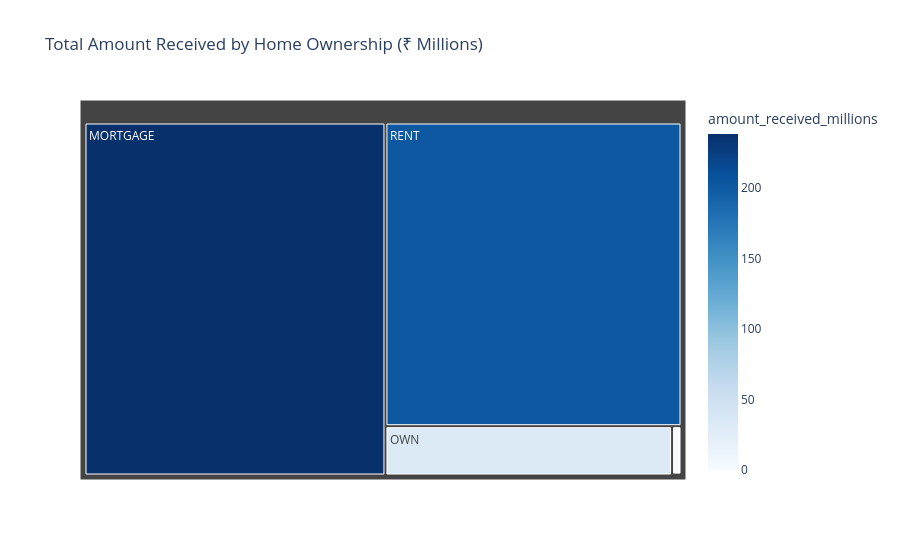

The notebook cell this image was saved under:
### Markdown cell above
### Home Ownership by Total Amount Received

### Code cell
home_amount_received = df.groupby('home_ownership')['total_payment'].sum().reset_index()
home_amount_received['amount_received_millions'] = home_amount_received['total_payment'] / 1000000

fig = px.treemap(
    home_amount_received,
    path=['home_ownership'],
    values='amount_received_millions',
    color='amount_received_millions',
    color_continuous_scale='Blues',
    title='Total Amount Received by Home Ownership (₹ Millions)'
)

fig.show()

### Figure 1 — Plotly figure (JSON) as saved in the notebook; plotly's stock layout.template omitted (floating-point values rounded to 4 significant figures)
{"data": [{"branchvalues": "total", "customdata": [[238.5], [0.01905], [1.025], [31.73], [201.8]], "domain": {"x": [0, 1], "y": [0, 1]}, "hovertemplate": "labels=%{label}<br>amount_received_millions_sum=%{value}<br>parent=%{parent}<br>id=%{id}<br>amount_received_millions=%{color}<extra></extra>", "ids": ["MORTGAGE", "NONE", "OTHER", "OWN", "RENT"], "labels": ["MORTGAGE", "NONE", "OTHER", "OWN", "RENT"], "marker": {"coloraxis": "coloraxis", "colors": [238.5, 0.01905, 1.025, 31.73, 201.8]}, "name": "", "parents": ["", "", "", "", ""], "type": "treemap", "values": [238.5, 0.01905, 1.025, 31.73, 201.8]}], "layout": {"coloraxis": {"colorbar": {"title": {"text": "amount_received_millions"}}, "colorscale": [[0, "rgb(247,251,255)"], [0.125, "rgb(222,235,247)"], [0.25, "rgb(198,219,239)"], [0.375, "rgb(158,202,225)"], [0.5, "rgb(107,174,214)"], [0.625, "rgb(66,146,198)"], [0.75, "rgb(33,113,181)"], [0.875, "rgb(8,81,156)"], [1, "rgb(8,48,107)"]]}, "legend": {"tracegroupgap": 0}, "title": {"text": "Total Amount Received by Home Ownership (₹ Millions)"}}}
